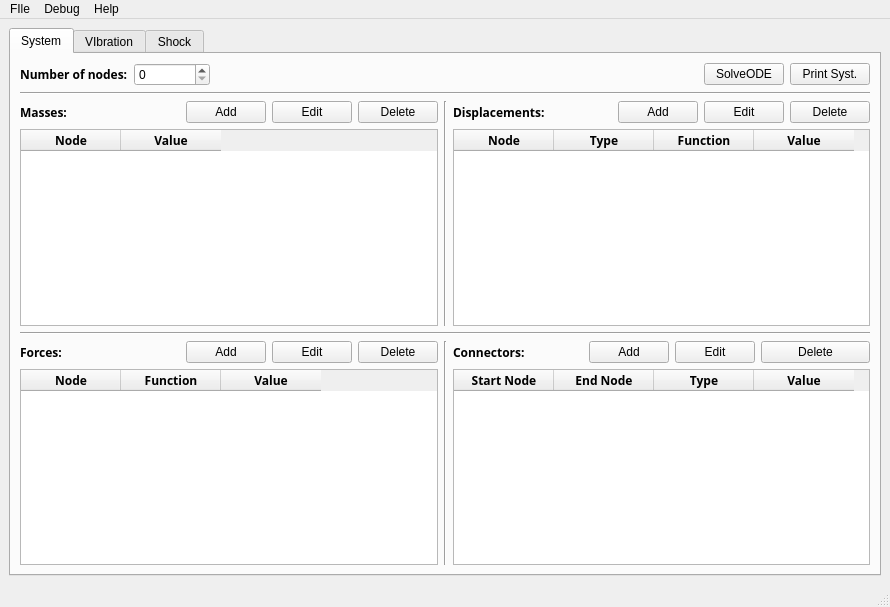
<?xml version="1.0" encoding="UTF-8"?>
<ui version="4.0">
 <class>MainWindow</class>
 <widget class="QMainWindow" name="MainWindow">
  <property name="geometry">
   <rect>
    <x>0</x>
    <y>0</y>
    <width>890</width>
    <height>607</height>
   </rect>
  </property>
  <property name="windowTitle">
   <string>ODDS - One Dimensional Dynamic Systems</string>
  </property>
  <widget class="QWidget" name="centralwidget">
   <layout class="QVBoxLayout" name="verticalLayout_5">
    <item>
     <widget class="QTabWidget" name="tabWidget">
      <property name="currentIndex">
       <number>0</number>
      </property>
      <widget class="QWidget" name="tab">
       <attribute name="title">
        <string>System</string>
       </attribute>
       <layout class="QVBoxLayout" name="verticalLayout_7">
        <item>
         <layout class="QHBoxLayout" name="horizontalLayout_7">
          <item>
           <widget class="QLabel" name="label">
            <property name="font">
             <font>
              <family>Trebuchet MS</family>
              <weight>75</weight>
              <bold>true</bold>
             </font>
            </property>
            <property name="autoFillBackground">
             <bool>false</bool>
            </property>
            <property name="frameShadow">
             <enum>QFrame::Raised</enum>
            </property>
            <property name="text">
             <string>Number of nodes:</string>
            </property>
           </widget>
          </item>
          <item>
           <widget class="QSpinBox" name="nodes_spinBox">
            <property name="sizePolicy">
             <sizepolicy hsizetype="Minimum" vsizetype="Fixed">
              <horstretch>1</horstretch>
              <verstretch>0</verstretch>
             </sizepolicy>
            </property>
           </widget>
          </item>
          <item>
           <spacer name="horizontalSpacer_3">
            <property name="orientation">
             <enum>Qt::Horizontal</enum>
            </property>
            <property name="sizeHint" stdset="0">
             <size>
              <width>488</width>
              <height>20</height>
             </size>
            </property>
           </spacer>
          </item>
          <item>
           <widget class="QPushButton" name="testODE">
            <property name="text">
             <string>SolveODE</string>
            </property>
           </widget>
          </item>
          <item>
           <widget class="QPushButton" name="printSyst">
            <property name="text">
             <string>Print Syst.</string>
            </property>
           </widget>
          </item>
         </layout>
        </item>
        <item>
         <widget class="Line" name="line_4">
          <property name="orientation">
           <enum>Qt::Horizontal</enum>
          </property>
         </widget>
        </item>
        <item>
         <layout class="QVBoxLayout" name="verticalLayout_6">
          <item>
           <layout class="QHBoxLayout" name="horizontalLayout_4">
            <item>
             <layout class="QVBoxLayout" name="verticalLayout">
              <item>
               <layout class="QHBoxLayout" name="horizontalLayout_6">
                <item>
                 <widget class="QLabel" name="label_3">
                  <property name="font">
                   <font>
                    <family>Trebuchet MS</family>
                    <weight>75</weight>
                    <bold>true</bold>
                   </font>
                  </property>
                  <property name="frameShadow">
                   <enum>QFrame::Plain</enum>
                  </property>
                  <property name="text">
                   <string>Masses:</string>
                  </property>
                 </widget>
                </item>
                <item>
                 <spacer name="horizontalSpacer_4">
                  <property name="orientation">
                   <enum>Qt::Horizontal</enum>
                  </property>
                  <property name="sizeHint" stdset="0">
                   <size>
                    <width>28</width>
                    <height>20</height>
                   </size>
                  </property>
                 </spacer>
                </item>
                <item>
                 <widget class="QPushButton" name="MassAddButton">
                  <property name="text">
                   <string>Add</string>
                  </property>
                 </widget>
                </item>
                <item>
                 <widget class="QPushButton" name="MassEditButton">
                  <property name="focusPolicy">
                   <enum>Qt::NoFocus</enum>
                  </property>
                  <property name="text">
                   <string>Edit</string>
                  </property>
                 </widget>
                </item>
                <item>
                 <widget class="QPushButton" name="MassDeleteButton">
                  <property name="focusPolicy">
                   <enum>Qt::NoFocus</enum>
                  </property>
                  <property name="text">
                   <string>Delete</string>
                  </property>
                 </widget>
                </item>
               </layout>
              </item>
              <item>
               <widget class="QTableWidget" name="MassTable">
                <property name="sizePolicy">
                 <sizepolicy hsizetype="Expanding" vsizetype="Expanding">
                  <horstretch>0</horstretch>
                  <verstretch>0</verstretch>
                 </sizepolicy>
                </property>
                <property name="font">
                 <font>
                  <family>Sans Serif</family>
                  <pointsize>9</pointsize>
                  <weight>75</weight>
                  <bold>true</bold>
                 </font>
                </property>
                <attribute name="horizontalHeaderStretchLastSection">
                 <bool>false</bool>
                </attribute>
                <column>
                 <property name="text">
                  <string>Node</string>
                 </property>
                </column>
                <column>
                 <property name="text">
                  <string>Value</string>
                 </property>
                </column>
               </widget>
              </item>
             </layout>
            </item>
            <item>
             <widget class="Line" name="line">
              <property name="orientation">
               <enum>Qt::Vertical</enum>
              </property>
             </widget>
            </item>
            <item>
             <layout class="QVBoxLayout" name="verticalLayout_2">
              <item>
               <layout class="QHBoxLayout" name="horizontalLayout_3">
                <item>
                 <widget class="QLabel" name="label_4">
                  <property name="font">
                   <font>
                    <family>Trebuchet MS</family>
                    <weight>75</weight>
                    <bold>true</bold>
                   </font>
                  </property>
                  <property name="text">
                   <string>Displacements:</string>
                  </property>
                 </widget>
                </item>
                <item>
                 <spacer name="horizontalSpacer">
                  <property name="orientation">
                   <enum>Qt::Horizontal</enum>
                  </property>
                  <property name="sizeHint" stdset="0">
                   <size>
                    <width>40</width>
                    <height>20</height>
                   </size>
                  </property>
                 </spacer>
                </item>
                <item>
                 <widget class="QPushButton" name="DispAddButton">
                  <property name="text">
                   <string>Add</string>
                  </property>
                 </widget>
                </item>
                <item>
                 <widget class="QPushButton" name="DispEditButton">
                  <property name="focusPolicy">
                   <enum>Qt::NoFocus</enum>
                  </property>
                  <property name="text">
                   <string>Edit</string>
                  </property>
                 </widget>
                </item>
                <item>
                 <widget class="QPushButton" name="DispDelButton">
                  <property name="focusPolicy">
                   <enum>Qt::NoFocus</enum>
                  </property>
                  <property name="text">
                   <string>Delete</string>
                  </property>
                 </widget>
                </item>
               </layout>
              </item>
              <item>
               <widget class="QTableWidget" name="DispTable">
                <property name="font">
                 <font>
                  <family>Sans Serif</family>
                  <pointsize>9</pointsize>
                  <weight>75</weight>
                  <bold>true</bold>
                 </font>
                </property>
                <column>
                 <property name="text">
                  <string>Node</string>
                 </property>
                </column>
                <column>
                 <property name="text">
                  <string>Type</string>
                 </property>
                </column>
                <column>
                 <property name="text">
                  <string>Function</string>
                 </property>
                </column>
                <column>
                 <property name="text">
                  <string>Value</string>
                 </property>
                </column>
               </widget>
              </item>
             </layout>
            </item>
           </layout>
          </item>
          <item>
           <widget class="Line" name="line_3">
            <property name="orientation">
             <enum>Qt::Horizontal</enum>
            </property>
           </widget>
          </item>
          <item>
           <layout class="QHBoxLayout" name="horizontalLayout_5">
            <item>
             <layout class="QVBoxLayout" name="verticalLayout_4">
              <item>
               <layout class="QHBoxLayout" name="horizontalLayout">
                <item>
                 <widget class="QLabel" name="label_5">
                  <property name="font">
                   <font>
                    <family>Trebuchet MS</family>
                    <weight>75</weight>
                    <bold>true</bold>
                   </font>
                  </property>
                  <property name="frameShadow">
                   <enum>QFrame::Plain</enum>
                  </property>
                  <property name="text">
                   <string>Forces:</string>
                  </property>
                 </widget>
                </item>
                <item>
                 <spacer name="horizontalSpacer_5">
                  <property name="orientation">
                   <enum>Qt::Horizontal</enum>
                  </property>
                  <property name="sizeHint" stdset="0">
                   <size>
                    <width>40</width>
                    <height>20</height>
                   </size>
                  </property>
                 </spacer>
                </item>
                <item>
                 <widget class="QPushButton" name="ForceAddButton">
                  <property name="focusPolicy">
                   <enum>Qt::NoFocus</enum>
                  </property>
                  <property name="text">
                   <string>Add</string>
                  </property>
                 </widget>
                </item>
                <item>
                 <widget class="QPushButton" name="ForceEditButton">
                  <property name="focusPolicy">
                   <enum>Qt::NoFocus</enum>
                  </property>
                  <property name="text">
                   <string>Edit</string>
                  </property>
                 </widget>
                </item>
                <item>
                 <widget class="QPushButton" name="ForceDeleteButton">
                  <property name="focusPolicy">
                   <enum>Qt::NoFocus</enum>
                  </property>
                  <property name="text">
                   <string>Delete</string>
                  </property>
                 </widget>
                </item>
               </layout>
              </item>
              <item>
               <widget class="QTableWidget" name="ForceTable">
                <property name="font">
                 <font>
                  <family>Sans Serif</family>
                  <pointsize>9</pointsize>
                  <weight>75</weight>
                  <bold>true</bold>
                 </font>
                </property>
                <column>
                 <property name="text">
                  <string>Node</string>
                 </property>
                </column>
                <column>
                 <property name="text">
                  <string>Function</string>
                 </property>
                </column>
                <column>
                 <property name="text">
                  <string>Value</string>
                 </property>
                </column>
               </widget>
              </item>
             </layout>
            </item>
            <item>
             <widget class="Line" name="line_2">
              <property name="orientation">
               <enum>Qt::Vertical</enum>
              </property>
             </widget>
            </item>
            <item>
             <layout class="QVBoxLayout" name="verticalLayout_3">
              <item>
               <layout class="QHBoxLayout" name="horizontalLayout_2">
                <item>
                 <widget class="QLabel" name="label_2">
                  <property name="font">
                   <font>
                    <family>Trebuchet MS</family>
                    <weight>75</weight>
                    <bold>true</bold>
                   </font>
                  </property>
                  <property name="text">
                   <string>Connectors:</string>
                  </property>
                 </widget>
                </item>
                <item>
                 <spacer name="horizontalSpacer_2">
                  <property name="orientation">
                   <enum>Qt::Horizontal</enum>
                  </property>
                  <property name="sizeHint" stdset="0">
                   <size>
                    <width>58</width>
                    <height>20</height>
                   </size>
                  </property>
                 </spacer>
                </item>
                <item>
                 <widget class="QPushButton" name="ConnAddButton">
                  <property name="text">
                   <string>Add</string>
                  </property>
                 </widget>
                </item>
                <item>
                 <widget class="QPushButton" name="ConnEditButton">
                  <property name="text">
                   <string>Edit</string>
                  </property>
                 </widget>
                </item>
                <item>
                 <widget class="QPushButton" name="ConnDelButton">
                  <property name="sizePolicy">
                   <sizepolicy hsizetype="Minimum" vsizetype="Fixed">
                    <horstretch>2</horstretch>
                    <verstretch>0</verstretch>
                   </sizepolicy>
                  </property>
                  <property name="text">
                   <string>Delete</string>
                  </property>
                 </widget>
                </item>
               </layout>
              </item>
              <item>
               <widget class="QTableWidget" name="ConnTable">
                <property name="font">
                 <font>
                  <family>Sans Serif</family>
                  <pointsize>9</pointsize>
                  <weight>75</weight>
                  <bold>true</bold>
                 </font>
                </property>
                <column>
                 <property name="text">
                  <string>Start Node</string>
                 </property>
                </column>
                <column>
                 <property name="text">
                  <string>End Node</string>
                 </property>
                </column>
                <column>
                 <property name="text">
                  <string>Type</string>
                 </property>
                </column>
                <column>
                 <property name="text">
                  <string>Value</string>
                 </property>
                </column>
               </widget>
              </item>
             </layout>
            </item>
           </layout>
          </item>
         </layout>
        </item>
       </layout>
      </widget>
      <widget class="QWidget" name="tab_2">
       <attribute name="title">
        <string>VIbration</string>
       </attribute>
      </widget>
      <widget class="QWidget" name="tab_3">
       <attribute name="title">
        <string>Shock</string>
       </attribute>
      </widget>
     </widget>
    </item>
   </layout>
  </widget>
  <widget class="QMenuBar" name="menubar">
   <property name="geometry">
    <rect>
     <x>0</x>
     <y>0</y>
     <width>890</width>
     <height>21</height>
    </rect>
   </property>
   <widget class="QMenu" name="menuFIle">
    <property name="title">
     <string>FIle</string>
    </property>
    <addaction name="actionOpen"/>
    <addaction name="actionSave"/>
   </widget>
   <widget class="QMenu" name="menuDebug">
    <property name="title">
     <string>Debug</string>
    </property>
   </widget>
   <widget class="QMenu" name="menuHelp">
    <property name="title">
     <string>Help</string>
    </property>
    <addaction name="actionAbout"/>
   </widget>
   <addaction name="menuFIle"/>
   <addaction name="menuDebug"/>
   <addaction name="menuHelp"/>
  </widget>
  <widget class="QStatusBar" name="statusbar"/>
  <action name="actionOpen">
   <property name="text">
    <string>Open File</string>
   </property>
  </action>
  <action name="actionSave">
   <property name="text">
    <string>Save File</string>
   </property>
  </action>
  <action name="actionAbout">
   <property name="text">
    <string>About</string>
   </property>
  </action>
 </widget>
 <resources/>
 <connections/>
</ui>
